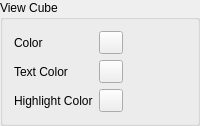
        <widget class="QGroupBox" name="groupBox_9">
         <property name="title">
          <string>View Cube</string>
         </property>
         <layout class="QGridLayout" name="horizontalLayout_16">
          <item row="0" column="0">
           <widget class="QLabel" name="label_22">
            <property name="toolTip">
             <string>Choose the display color for the navigation cube.</string>
            </property>
            <property name="buddy">
             <cstring>ViewCubeColorButton</cstring>
            </property>
            <property name="text">
             <string>Color</string>
            </property>
           </widget>
          </item>
          <item row="0" column="1">
           <widget class="QToolButton" name="ViewCubeColorButton">
            <property name="accessibleName">
             <string>View Cube Color</string>
            </property>
            <property name="toolTip">
             <string>Choose the display color for the navigation cube.</string>
            </property>
            <property name="text">
             <string />
            </property>
           </widget>
          </item>
          <item row="1" column="0">
           <widget class="QLabel" name="label_23">
            <property name="toolTip">
             <string>Choose the display color for navigation cube text.</string>
            </property>
            <property name="buddy">
             <cstring>ViewCubeTextColorButton</cstring>
            </property>
            <property name="text">
             <string>Text Color</string>
            </property>
           </widget>
          </item>
          <item row="1" column="1">
           <widget class="QToolButton" name="ViewCubeTextColorButton">
            <property name="accessibleName">
             <string>View Cube Text Color</string>
            </property>
            <property name="toolTip">
             <string>Choose the display color for navigation cube text.</string>
            </property>
            <property name="text">
             <string />
            </property>
           </widget>
          </item>
          <item row="2" column="0">
           <widget class="QLabel" name="label_20">
            <property name="toolTip">
             <string>Choose the display color for the highlighted region of the navigation cube.</string>
            </property>
            <property name="buddy">
             <cstring>ViewCubeHighlightColorButton</cstring>
            </property>
            <property name="text">
             <string>Highlight Color</string>
            </property>
           </widget>
          </item>
          <item row="2" column="1">
           <widget class="QToolButton" name="ViewCubeHighlightColorButton">
            <property name="accessibleName">
             <string>View Cube Highlight Color</string>
            </property>
            <property name="toolTip">
             <string>Choose the display color for the highlighted region of the navigation cube.</string>
            </property>
            <property name="text">
             <string />
            </property>
           </widget>
          </item>
          <item row="0" column="2">
           <spacer name="horizontalSpacer_21">
            <property name="orientation">
             <enum>Qt::Horizontal</enum>
            </property>
            <property name="sizeHint" stdset="0">
             <size>
              <width>40</width>
              <height>20</height>
             </size>
            </property>
           </spacer>
          </item>
         </layout>
        </widget>
